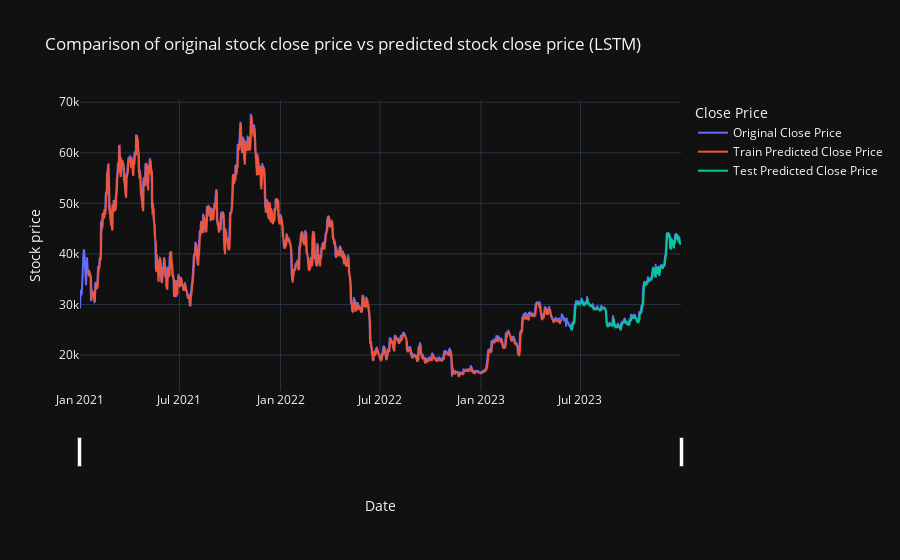

Notebook code for this chart:
### Markdown cell above
## Comparison of original stock close price and predicted stock close price

### Code cell
# Create an empty array with the same shape as the original close_df (presumably the DataFrame containing stock prices)
trainPredictPlot = np.empty_like(close_df)
testPredictPlot = np.empty_like(close_df)

# Fill the entire trainPredictPlot and testPredictPlot arrays with NaN (Not a Number)
trainPredictPlot[:, :] = np.nan
testPredictPlot[:, :] = np.nan

# Update the trainPredictPlot array with the predicted values from the model
# The train_predict array contains the predictions made by the model for the training data
trainPredictPlot[time_step:len(train_predict)+time_step, :] = train_predict

# Update the testPredictPlot array with the predicted values from the model
# The test_predict array contains the predictions made by the model for the test data
testPredictPlot[len(train_predict)+(time_step*2)+1:len(close_df)-1, :] = test_predict

# Print the shape of the trainPredictPlot array
print("Train Predict data: ", trainPredictPlot.shape)
names = cycle(['Original Close Price','Train Predicted Close Price','Test Predicted Close Price'])


plotdf = pd.DataFrame({'date': close_stock['Date'],
                       'original_close': close_stock['Adj Close'],
                       'train_predicted_close': trainPredictPlot.reshape(1,-1)[0].tolist(),
                       'test_predicted_close': testPredictPlot.reshape(1,-1)[0].tolist()})

fig = px.line(plotdf    , x=plotdf['date']
                        , y=[plotdf['original_close']
                        , plotdf['train_predicted_close']
                        , plotdf['test_predicted_close']]
                        , labels={'value':'Stock price','date': 'Date', 'variable': 'Close Price'}, title='Comparison of original stock close price vs predicted stock close price (LSTM)', template='plotly_dark')


# Show scrollbar
fig.update_layout(xaxis=dict(rangeslider=dict(visible=True)))


# Update names for each line
fig.for_each_trace(lambda t:  t.update(name = next(names)))

# Show the figure
fig.show()

### Figure 1 — Plotly figure (JSON) as saved in the notebook; plotly's stock layout.template omitted (floating-point values rounded to 4 significant figures; data arrays with more than 128 entries replaced by an {"elided": "..."} marker saying what was removed)
{"data": [{"hovertemplate": "Close Price=original_close<br>Date=%{x}<br>Stock price=%{y}<extra></extra>", "legendgroup": "original_close", "line": {"color": "#636efa", "dash": "solid"}, "marker": {"symbol": "circle"}, "mode": "lines", "name": "Original Close Price", "showlegend": true, "x": {"elided": "1095 str values"}, "xaxis": "x", "y": {"elided": "1095 float values"}, "yaxis": "y", "type": "scattergl"}, {"hovertemplate": "Close Price=train_predicted_close<br>Date=%{x}<br>Stock price=%{y}<extra></extra>", "legendgroup": "train_predicted_close", "line": {"color": "#EF553B", "dash": "solid"}, "marker": {"symbol": "circle"}, "mode": "lines", "name": "Train Predicted Close Price", "showlegend": true, "x": {"elided": "1095 str values"}, "xaxis": "x", "y": {"elided": "1095 float values"}, "yaxis": "y", "type": "scattergl"}, {"hovertemplate": "Close Price=test_predicted_close<br>Date=%{x}<br>Stock price=%{y}<extra></extra>", "legendgroup": "test_predicted_close", "line": {"color": "#00cc96", "dash": "solid"}, "marker": {"symbol": "circle"}, "mode": "lines", "name": "Test Predicted Close Price", "showlegend": true, "x": {"elided": "1095 str values"}, "xaxis": "x", "y": {"elided": "1095 float values"}, "yaxis": "y", "type": "scattergl"}], "layout": {"xaxis": {"anchor": "y", "domain": [0.0, 1.0], "title": {"text": "Date"}, "rangeslider": {"visible": true}}, "yaxis": {"anchor": "x", "domain": [0.0, 1.0], "title": {"text": "Stock price"}}, "legend": {"title": {"text": "Close Price"}, "tracegroupgap": 0}, "title": {"text": "Comparison of original stock close price vs predicted stock close price (LSTM)"}}}
